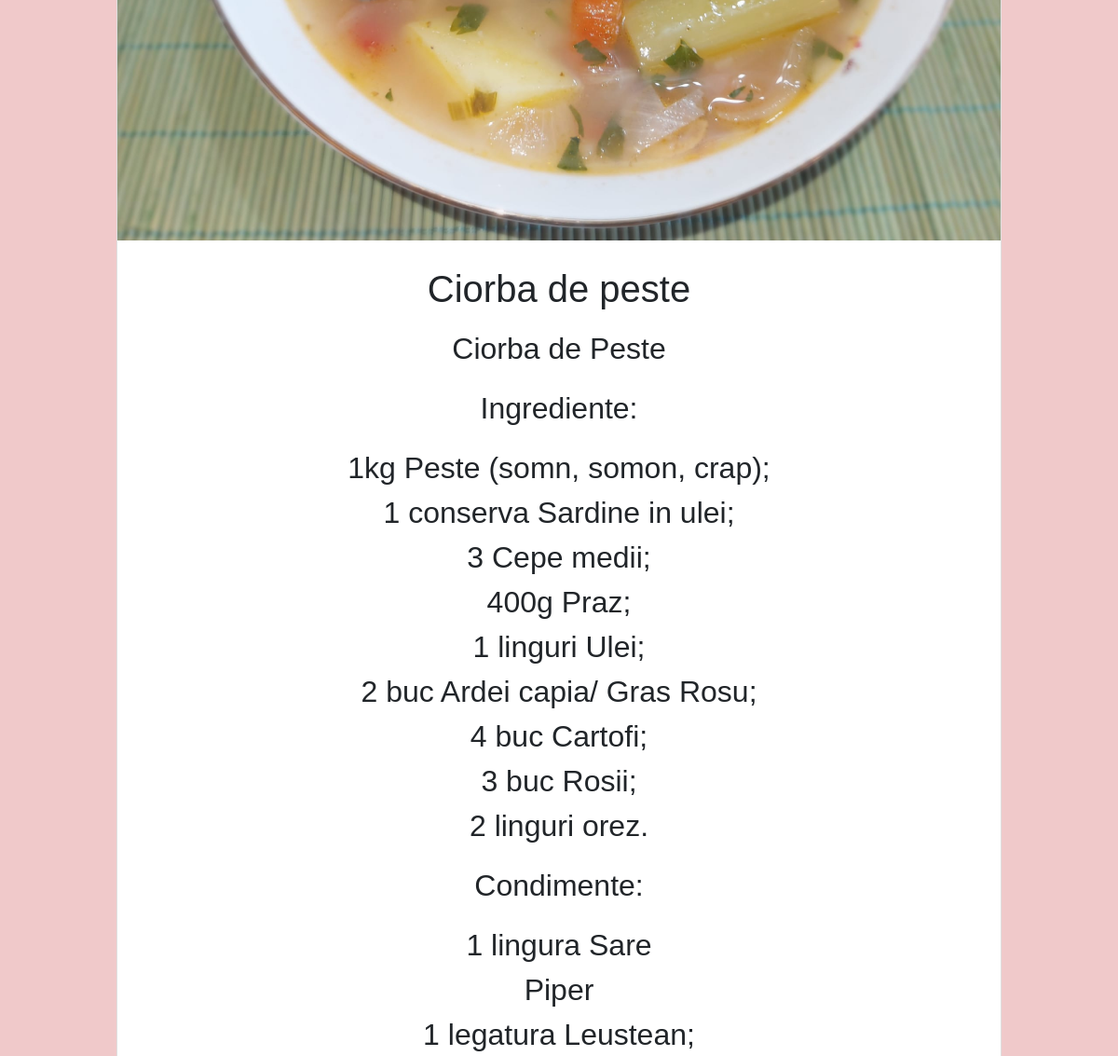
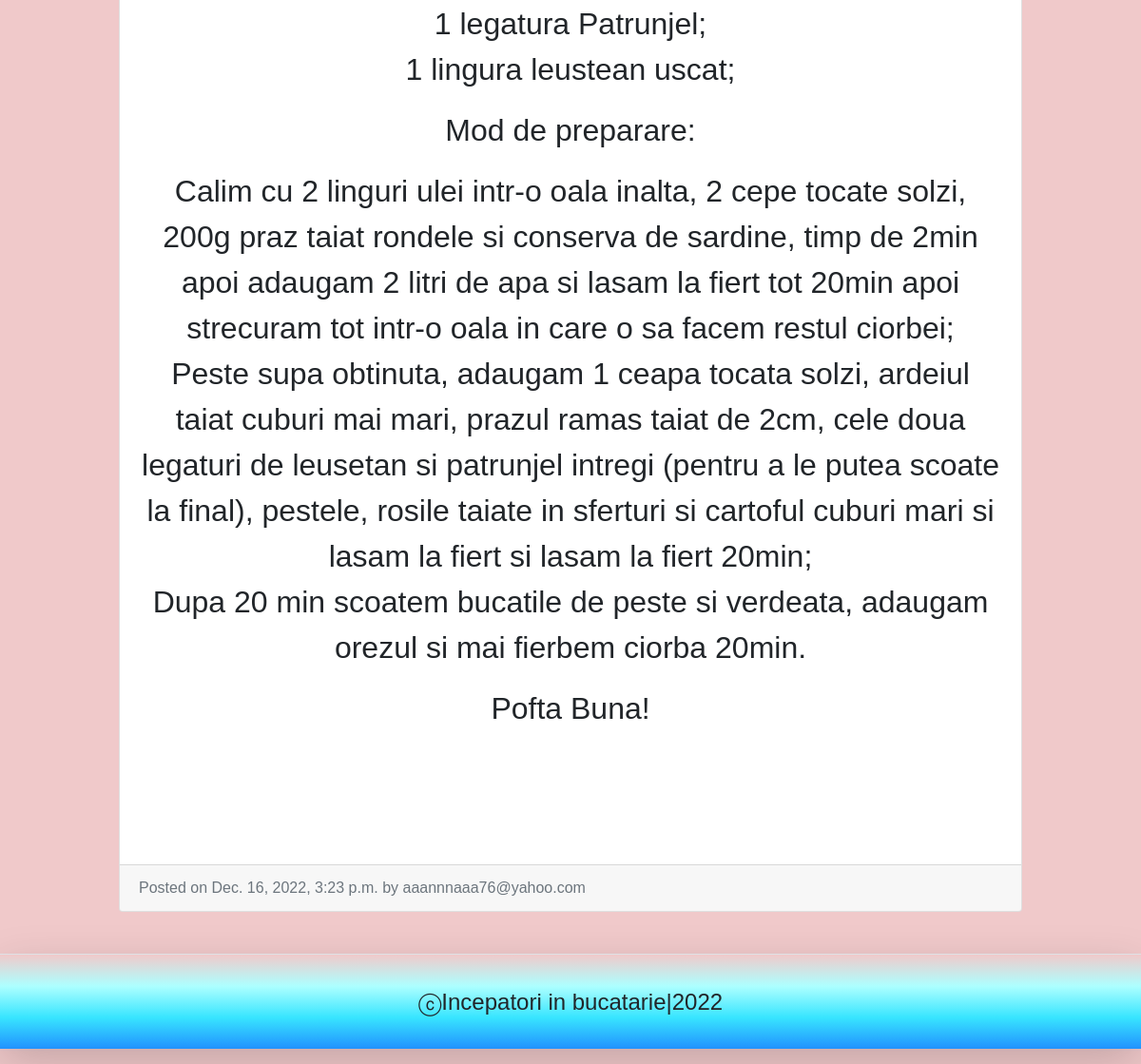
Page /blog/ana-ciorba-de-peste/ (lower part) on the earlier database version (2 pictures, top to bottom).
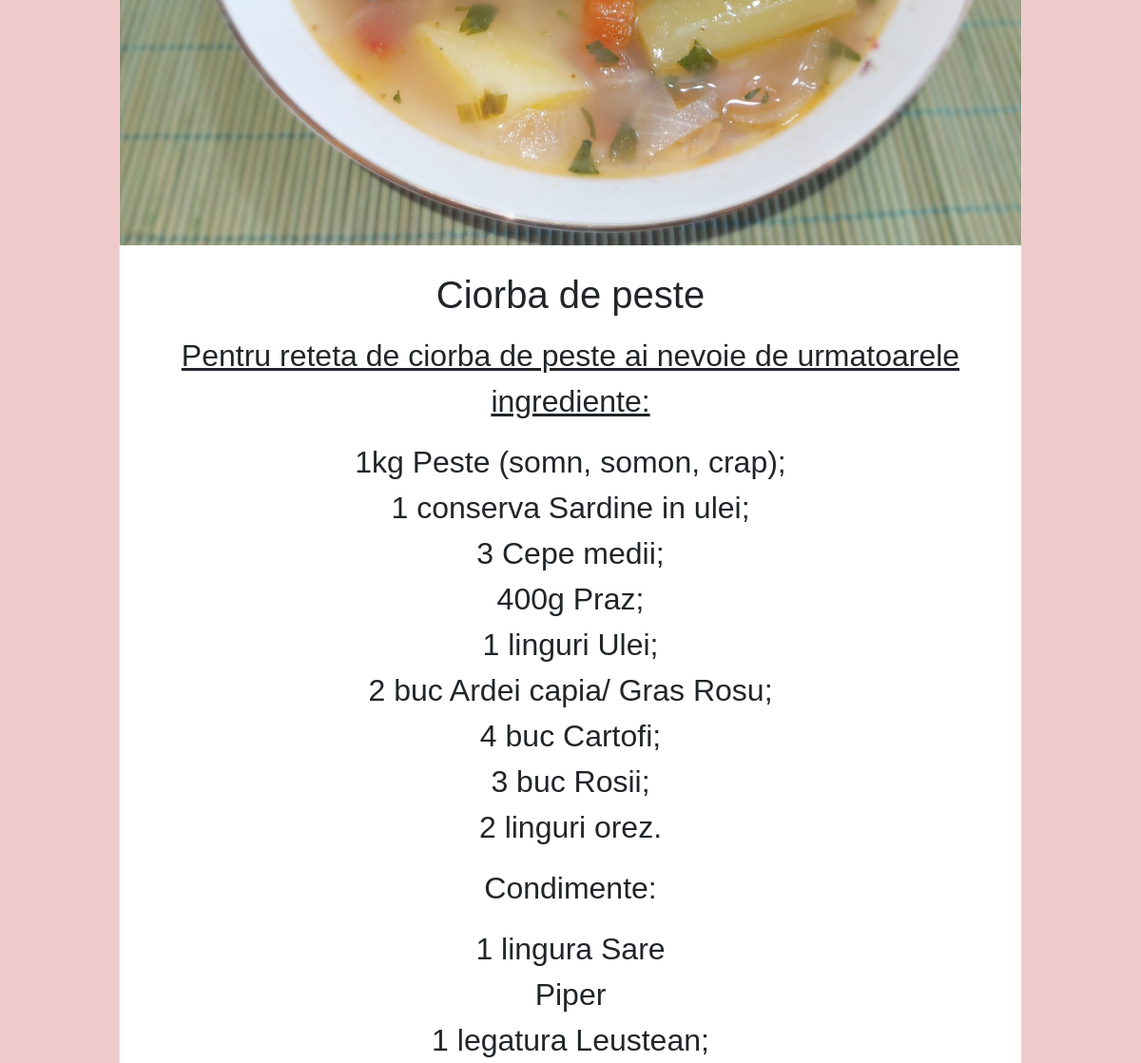
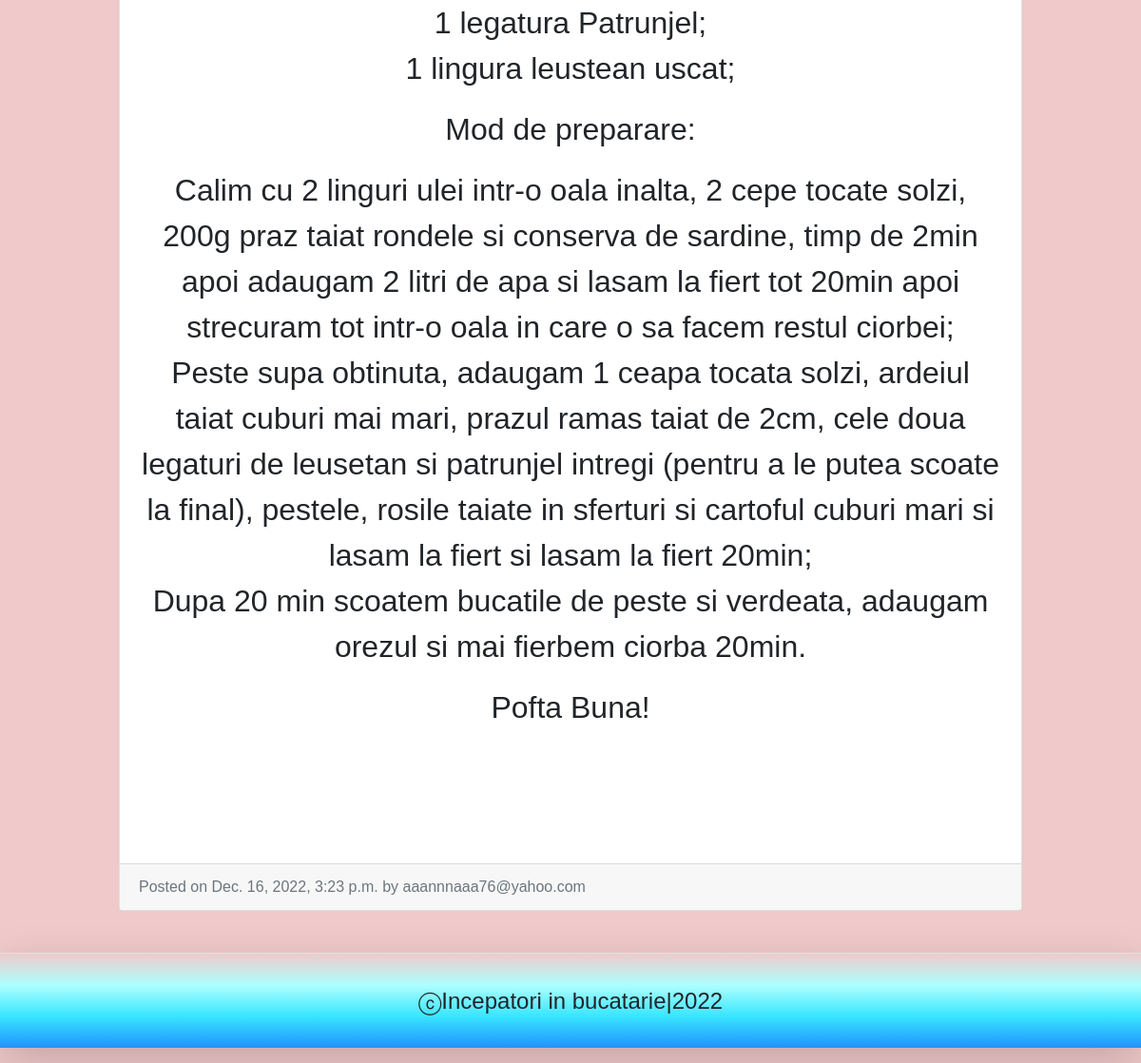
Same page on the later database version (2 pictures, top to bottom).
### blog/models.py (models this page shows, shortened)
class BlogPost(models.Model):
	title 					= models.CharField(max_length=50, null=False, blank=False, unique=True)
	body 					= RichTextField(blank=False, null=False)
	image		 			= models.ImageField(upload_to=upload_location, null=False, blank=False)
	date_published 			= models.DateTimeField(auto_now_add=True, verbose_name="date published")
	date_updated 			= models.DateTimeField(auto_now=True, verbose_name="date updated")
	author 					= models.ForeignKey(settings.AUTH_USER_MODEL, on_delete=models.CASCADE)
	slug 					= models.SlugField(blank=True, unique=True)

### account/models.py (models this page shows, shortened)
class Account(AbstractBaseUser):
    email                   = models.EmailField(verbose_name="email", max_length=60, unique=True)
    username                = models.CharField(max_length=30, unique=True)
    date_joined             = models.DateTimeField(verbose_name='date joined', auto_now_add=True)
    last_login              = models.DateTimeField(verbose_name='last login', auto_now=True)
    is_admin                = models.BooleanField(default=False)
    is_active               = models.BooleanField(default=True)
    is_staff                = models.BooleanField(default=False)
    is_superuser            = models.BooleanField(default=False)
    USERNAME_FIELD = 'email'
    REQUIRED_FIELDS = ['username']
    objects = MyAccountManager()
    def __str__(self):
        return self.email

### blog/views.py (the view)
# urls.py: path('<slug>/', detail_blog_view, name="detail"),
def detail_blog_view(request, slug):
	context = {}
	blog_post = get_object_or_404(BlogPost, slug=slug)
	context['blog_post'] = blog_post
	return render(request, 'blog/detail_blog.html', context)

### blog/templates/blog/detail_blog.html (shortened to what this page needs)
{% extends 'base.html' %}
{% block content %}
<div class="container">
	<div class="row">
		<div class="card m-auto">
			<img class="card-img-top" src="{{blog_post.image.url}}">
			<div class="card-body mt-2 mb-2">
			  <h2 class="card-title">{{blog_post.title}}</h2>
			  <p class="card-text">{{blog_post.body|safe}}</p>
			</div>
			<div class="card-footer text-muted">
			  Posted on {{blog_post.date_published}} by {{blog_post.author}}
			</div>
		</div>
	</div>
</div>
{% endblock content %}

Differences in the rows shown:
changed BlogPost "Ciorba de peste": body "Ciorba de Peste Ingrediente: 1kg Peste (somn, somon,…" → "Pentru reteta de ciorba de peste ai nevoie de urmatoarele ingrediente: 1kg Peste (somn, somon,…"
